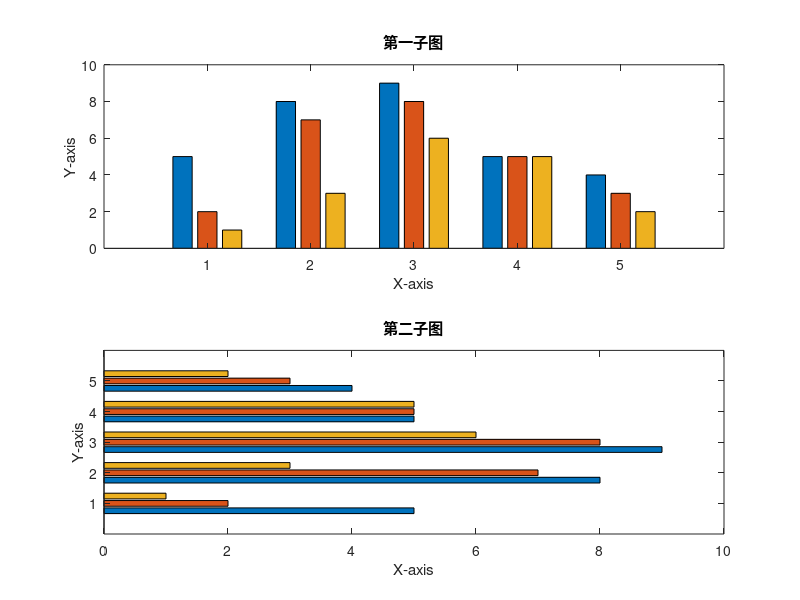

This figure's MATLAB source:
% 柱状图
function Example26
h0=figure('toolbar','none',...
    'position',[200 50 450 450],...
    'name','Example26');
subplot(2,1,1)
x=[5 2 1
    8 7 3
    9 8 6
    5 5 5
    4 3 2];
bar(x)
xlabel('X-axis');
ylabel('Y-axis');
title('第一子图');
subplot(2,1,2)
y=[5 2 1
    8 7 3
    9 8 6
    5 5 5
    4 3 2];
barh(y)
xlabel('X-axis');
ylabel('Y-axis');
title('第二子图');